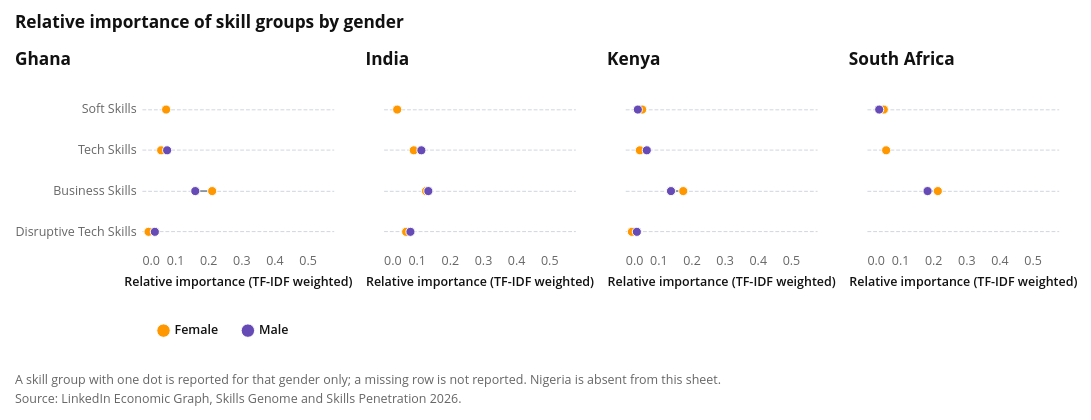

Notebook code cell kept with this figure:
### Markdown cell above
### Relative importance in gender skill profiles

**Relative importance** measures how strongly each skill group characterises women's or men's profiles within an industry. It uses TF-IDF scores, so it highlights skills that are distinctive rather than simply common.

For each gender-industry pair, LinkedIn takes the top 30 characteristic skills, weights each skill by its share of the total TF-IDF score, and aggregates them into broader skill groups. A higher value means that the skill group contributes more to what makes that profile distinctive; it does not measure how many people report the skill.

### Code cell
gender_skills = read_skills(
    "3B - SPP Ctry Ind Gen", header=5, countries=COUNTRIES
).assign(
    **{
        c: lambda d, c=c: pd.to_numeric(d[c])
        for c in ["Relative Importance", "Skill Group Penetration"]
    },
    Gender=lambda d: d["Gender"].str.title(),
)
gender_skills.to_csv(PROCESSED_PATH / "gender_skill_profile.csv", index=False)


def plot_gender_profile(data, width=200, height=170):
    """Compare female and male relative importance by skill group."""
    wide = (
        data.pivot_table(
            index=["Country", "Industry", "Skill"],
            columns="Gender",
            values="Relative Importance",
            aggfunc="mean",
        )
        .reset_index()
        .rename_axis(columns=None)
    )
    paired = wide.dropna(subset=["Female", "Male"])
    industries = sorted(wide["Industry"].unique())
    countries = [c for c in COUNTRIES if c in set(wide["Country"])]
    default_industry = wide.groupby("Industry").size().idxmax()
    pick = alt.selection_point(
        fields=["Industry"],
        bind=alt.binding_select(options=industries, name="Industry  "),
        value=[{"Industry": default_industry}],
    )
    top = wide[["Female", "Male"]].max().max() * 1.08
    x_title = "Relative importance (TF-IDF weighted)"
    skills = [s for s in SKILL_ORDER if s in set(wide["Skill"])]

    def panel(country, first):
        y = alt.Y(
            "Skill:N",
            title=None,
            scale=alt.Scale(domain=skills),
            axis=alt.Axis(labels=first),
        )
        x_scale = alt.Scale(domain=[0, top])
        connector = (
            alt.Chart(paired.loc[paired["Country"].eq(country)])
            .transform_filter(pick)
            .mark_rule(color=attaviz.GREY_300, strokeWidth=2)
            .encode(y=y, x=alt.X("Female:Q", title=x_title, scale=x_scale), x2="Male:Q")
        )
        dots = (
            alt.Chart(wide.loc[wide["Country"].eq(country)])
            .transform_filter(pick)
            .transform_fold(["Female", "Male"], as_=["Gender", "Relative Importance"])
            .transform_filter("isValid(datum['Relative Importance'])")
            .mark_point(size=90, filled=True, opacity=1)
            .encode(
                y=y,
                x=alt.X("Relative Importance:Q", title=x_title, scale=x_scale),
                color=alt.Color(
                    "Gender:N",
                    scale=alt.Scale(
                        domain=["Female", "Male"],
                        range=[attaviz.GENDER["female"], attaviz.GENDER["male"]],
                    ),
                    title=None,
                ),
                tooltip=[
                    "Country:N",
                    "Industry:N",
                    "Skill:N",
                    "Gender:N",
                    alt.Tooltip("Relative Importance:Q", format=".3f"),
                ],
            )
        )
        return (
            alt.layer(connector, dots)
            .add_params(pick)
            .properties(width=width, height=height, title=country)
        )

    chart = alt.hconcat(
        *(panel(c, i == 0) for i, c in enumerate(countries)), spacing=14
    ).properties(title="Relative importance of skill groups by gender")
    return attaviz.add_caption(
        chart,
        [
            "A skill group with one dot is reported for that gender only; a missing row is not reported. Nigeria is absent from this sheet.",
            SKILLS_NOTE,
        ],
        align="left",
    )


plot_gender_profile(gender_skills)
